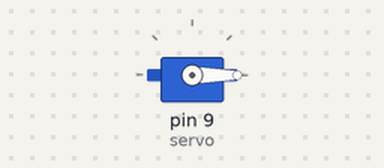
Bench run of a sketch on a simulated Arduino Uno, built with avr-gcc and run on an emulated ATmega328P. Parts: servo.

Above: at 0.05 s.
At 0.9 s:
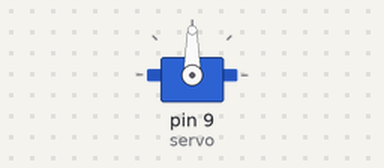
At 1.8 s:
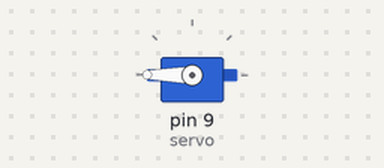
Timing chart, 0 to 4.1 s (numbered marks = the images above):
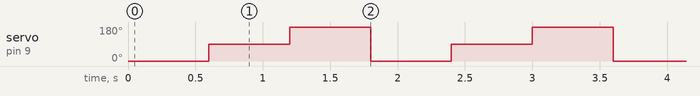

The sketch:

Servo.ino
```cpp
#include <Servo.h>

Servo servo;

void setup() {
  // put your setup code here, to run once:
  servo.attach(9);
  servo.write(180);
}

void loop() {
  // put your main code here, to run repeatedly:
  servo.write(0);
  delay(600);
  servo.write(90);
  delay(600);
  servo.write(180);
  delay(600);
}
```

Measured:
- by itself, servo on pin 9 (servo): repeats every 1.8 s: 180° 0.60 s, 0° 0.60 s, 90° 0.60 s
